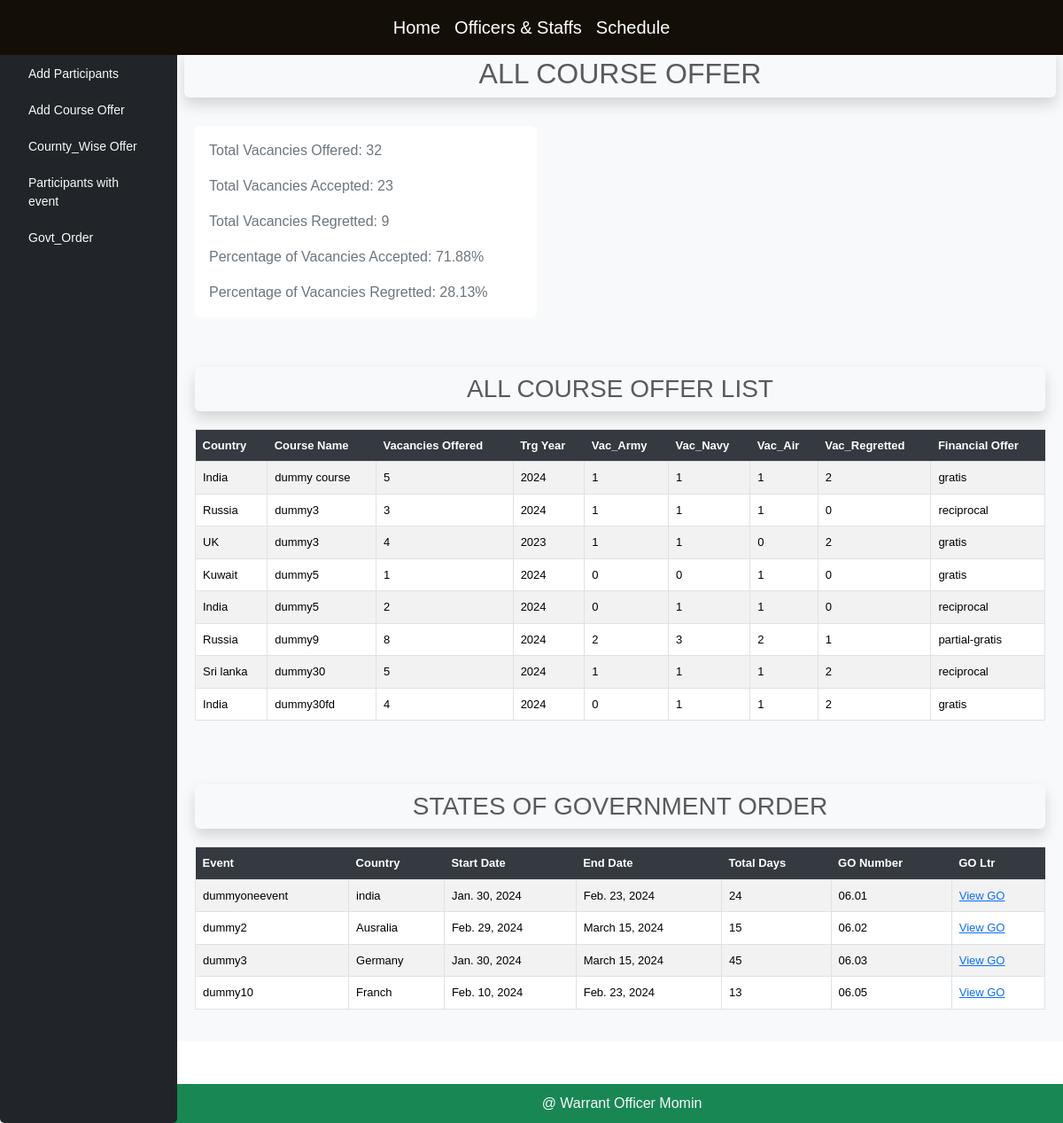
The page /armytrg/ on the database as committed earlier.
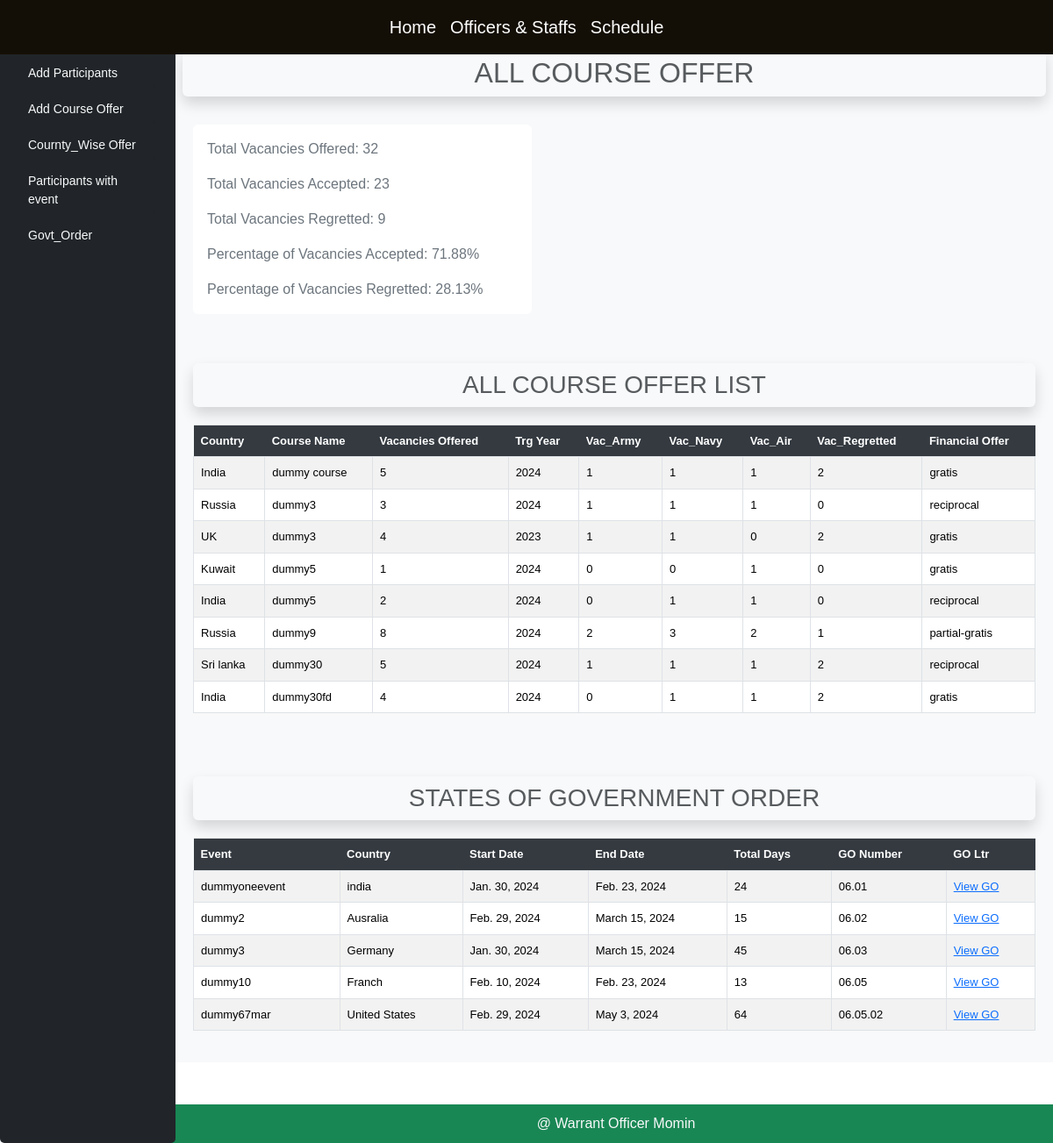
The same page on the database as committed later.
### myapp/models.py (models this page shows, shortened)
class CourseOffer(models.Model):
    ff_country = models.ForeignKey("Country", on_delete=models.CASCADE)
    course_name = models.CharField(max_length=100)
    vacancies_offered = models.PositiveIntegerField(default=1)
    year = models.IntegerField(
        default=1,
        validators=[
            MinValueValidator(1900),
        ]
    )
    vacancies_accepted_army = models.PositiveIntegerField(default=1)
    vacancies_accepted_navy = models.PositiveIntegerField(default=1)
    vacancies_accepted_air = models.PositiveIntegerField(default=1)
    vacancies_regretted = models.PositiveIntegerField(default=0)
    financial_offer_choices = [
        ("gratis", "Gratis"),
        ("non-gratis", "Non-Gratis"),
        ("partial-gratis", "Partial-Gratis"),
        ("reciprocal", "Reciprocal"),
    ]
    fin_offer = models.CharField(
        max_length=20,
        choices=financial_offer_choices,
        default='gratis'
    )

class Country(models.Model):
    class CountryClass(models.TextChoices):
        A = 'A', 'Class A'
        B = 'B', 'Class B'
        C = 'C', 'Class C'
    name = models.CharField(max_length=100, unique=True)
    country_class = models.CharField(max_length=1, choices=CountryClass.choices)
    def __str__(self):
        return self.name

class Event(models.Model):
    event_name = models.CharField(max_length=100)
    host_country = models.CharField(max_length=100)
    start_date = models.DateField()
    end_date = models.DateField()
    total_days = models.IntegerField()
    govt_order = models.CharField(max_length=150)
    govt_order_upload = models.FileField(upload_to='govt_orders/')

### myapp/views.py (the view)
# urls.py: path('armytrg/', views.armytrg, name='armytrg'),
def armytrg(request):
    godata = Event.objects.all()
    courseoffers = CourseOffer.objects.annotate(
        total_vacancies_accepted=ExpressionWrapper(
            F('vacancies_accepted_army') + F('vacancies_accepted_navy') + F('vacancies_accepted_air'),
            output_field=fields.IntegerField()
        )
    )
    total_offered = courseoffers.aggregate(Sum('vacancies_offered'))
    total_accepted = courseoffers.aggregate(Sum('total_vacancies_accepted'))
    total_regretted = courseoffers.aggregate(Sum('vacancies_regretted'))
    percentage_accepted = (total_accepted['total_vacancies_accepted__sum'] / total_offered['vacancies_offered__sum']) * 100
    percentage_regretted = (total_regretted['vacancies_regretted__sum'] / total_offered['vacancies_offered__sum']) * 100
    country_analysis = CourseOffer.objects.values('ff_country__name').annotate(
    total_offered=Sum('vacancies_offered'),
    total_accepted=ExpressionWrapper(
        Sum(F('vacancies_accepted_army') + F('vacancies_accepted_navy') + F('vacancies_accepted_air')),
        output_field=fields.IntegerField()
    ),
    total_regretted=Sum('vacancies_regretted')
)
    context = {
        'godata': godata,
        'courseoffers': courseoffers,
        'total_offered': total_offered['vacancies_offered__sum'],
        'total_accepted': total_accepted['total_vacancies_accepted__sum'],
        'total_regretted': total_regretted['vacancies_regretted__sum'],
        'percentage_accepted': percentage_accepted,
        'percentage_regretted': percentage_regretted,
        'country_analysis': country_analysis,
    }
    return render(request, 'armydashboard.html', context)

### templates/armydashboard.html (shortened to what the changed rows need)
{% extends 'base.html' %}
{% block content %}
    {% load static %}
    <div class="container-fluid">
        <div class="row">
                <div id="coa" class="col-md-10 offset-md-2 main-content ">
                    <div class="row d-flex align-items-center">
                        <h2 class="mt-3 text-muted text-center p-2 rounded text-uppercase shadow">All Course Offer</h2>
                    </div>
            </div>
            <div class="col-md-10 offset-md-2 main-content">
                <table id="courseTable" class="table table-bordered table-striped bg-light summary-table">
                    <thead class="dark">
                        <tr>
                            <th>Country</th>
                            <th>Course Name</th>
                            <th>Vacancies Offered</th>
                            <th>Trg Year</th>
                            <th>Vac_Army</th>
                            <th>Vac_Navy</th>
                            <th>Vac_Air</th>
                            <th>Vac_Regretted</th>
                            <th>Financial Offer</th>
                        </tr>
                    </thead>
                    <tbody>
                        {% for courseoffer in courseoffers %}
                            <tr>
                                <td>{{ courseoffer.ff_country }}</td>
                                <td>{{ courseoffer.course_name }}</td>
                                <td>{{ courseoffer.vacancies_offered }}</td>
                                <td>{{ courseoffer.year }}</td>
                                <td>{{ courseoffer.vacancies_accepted_army }}</td>
                                <td>{{ courseoffer.vacancies_accepted_navy }}</td>
                                <td>{{ courseoffer.vacancies_accepted_air }}</td>
                                <td>{{ courseoffer.vacancies_regretted }}</td>
                                <td>{{ courseoffer.fin_offer }}</td>
                            </tr>
                        {% endfor %}
                    </tbody>
                </table>
            </div>
            <div class="col-md-10 offset-md-2 main-content">
                <table id="myTable" class="table table-bordered table-striped bg-light govt-order-table">
                    <thead class="dark">
                        <tr>
                            <th>Event</th>
                            <th>Country</th>
                            <th>Start Date</th>
                            <th>End Date</th>
                            <th>Total Days</th>
                            <th>GO Number</th>
                            <th>GO Ltr</th>
                        </tr>
                    </thead>
                    <tbody>
                        {% for go in godata %}
                            <tr>
                                <td>{{ go.event_name }}</td>
                                <td>{{ go.host_country }}</td>
                                <td>{{ go.start_date }}</td>
                                <td>{{ go.end_date }}</td>
                                <td>{{ go.total_days }}</td>
                                <td>{{ go.govt_order }}</td>
                                <td>
                                    {% if go.govt_order_upload %}
                                        <a href="{{ go.govt_order_upload.url }}" target="_blank">View GO</a>
                                    {% else %}
                                        No File Uploaded
                                    {% endif %}
                                </td>
                            </tr>
                        {% endfor %}
                    </tbody>
                </table>
            </div>
        </div>
    </div>
{% endblock %}

Rows that differ between the two databases and show on the page:
added Event: event_name "dummy67mar", host_country "United States", start_date "Feb. 29, 2024", end_date "May 3, 2024", total_days "64", govt_order "06.05.02"
